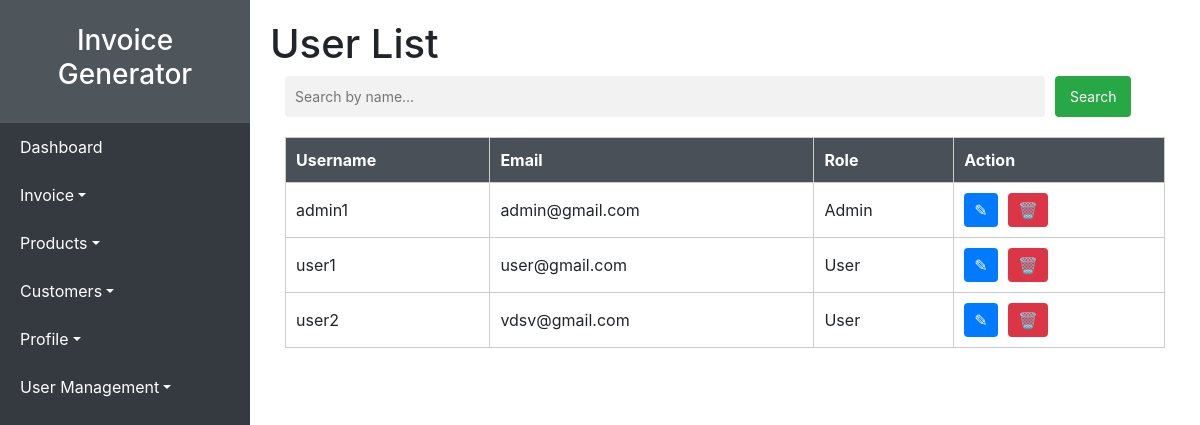
/templates/manage_users.php (signed in), run on the app's committed database.
### tables this page shows
CREATE TABLE `users` (
  `id` int(11) NOT NULL,
  `username` varchar(50) NOT NULL,
  `password` varchar(255) NOT NULL,
  `email` varchar(100) NOT NULL,
  `role` enum('Admin','User') NOT NULL
);

### templates/manage_users.php (the view, shortened to what this page needs)
<?php
include('../includes/db.php');
$stmt = $conn->prepare("SELECT id, username, email, role FROM users");
$stmt->execute();
$result = $stmt->get_result();
$users = $result->fetch_all(MYSQLI_ASSOC);
?>
<!DOCTYPE html>
<html lang="en">
<head>
</head>
<body>
<?php
include('../includes/sidebar.php');
?>
    <div class="content">
        <h1>User List</h1>
        <div class="container">
            <div class="search-container">
                <input type="text" id="searchInput" placeholder="Search by name...">
                <button type="button" onclick="searchTable()">Search</button>
            </div>
            <table>
                <thead>
                    <tr>
                        <th>Username</th>
                        <th>Email</th>
                        <th>Role</th>
                        <th>Action</th>
                    </tr>
                </thead>
                <tbody>
                    <?php foreach ($users as $user) : ?>
                        <tr>
                            <td><?php echo htmlspecialchars($user['username']); ?></td>
                            <td><?php echo htmlspecialchars($user['email']); ?></td>
                            <td><?php echo htmlspecialchars($user['role']); ?></td>
                            <td>
                                <div class="action-buttons">
                                    <a href="../func/edit_user.php?id=<?php echo $user['id']; ?>">&#9998;</a>
                                    <form action="../func/delete_user.php" method="post" onsubmit="return confirm('Are you sure you want to delete this user?');">
                            <button type="submit">&#128465;</button>
                        </form>
                                </div>
                            </td>
                        </tr>
                    <?php endforeach; ?>
                </tbody>
            </table>
        </div>
    </div>
</body>
</html>

### templates/manage_users.php (style rules this page uses)
body { font-family: Arial, sans-serif; margin: 0; padding: 0; display: flex; }
.content { padding: 20px; width: calc(100% - 250px); box-sizing: border-box; }
h1 { text-align: left; margin-bottom: 20px; }
table { width: 100%; border-collapse: collapse; margin-top: 10px; border: 1px solid #ccc; }
th, td { border: 1px solid #ccc; padding: 10px; text-align: left; }
th { background-color: #495057; color: white; }
.action-buttons { display: flex; gap: 10px; }
.action-buttons a, .action-buttons form button { display: inline-block; padding: 5px 10px; border: none; background-color: #007bff; color: white; text-decoration: none; border-radius: 4px; cursor: pointer; }
.action-buttons form { display: inline-block; margin: 0; }
.action-buttons form button { background-color: #dc3545; }
.search-container { display: flex; justify-content: flex-start; margin-bottom: 20px; margin-left: 0px; }
.search-container input[type=text] { padding: 10px; margin-right: 10px; border: none; border-radius: 4px; font-size: 14px; width: calc(100% - 120px); background-color: #f2f2f2; }
.search-container button { padding: 10px 15px; background-color: #28a745; color: white; border: none; border-radius: 4px; cursor: pointer; font-size: 14px; }

### data on the page
users: username "admin1", email "admin@gmail.com", role "Admin"
users: username "user1", email "user@gmail.com", role "User"
users: username "user2", email "vdsv@gmail.com", role "User"

### other printed values
$item['label'] "Dashboard"
$item['label'] "Invoice"
$item['label'] "Products"
$item['label'] "Customers"
$item['label'] "Profile"
$item['label'] "User Management"
